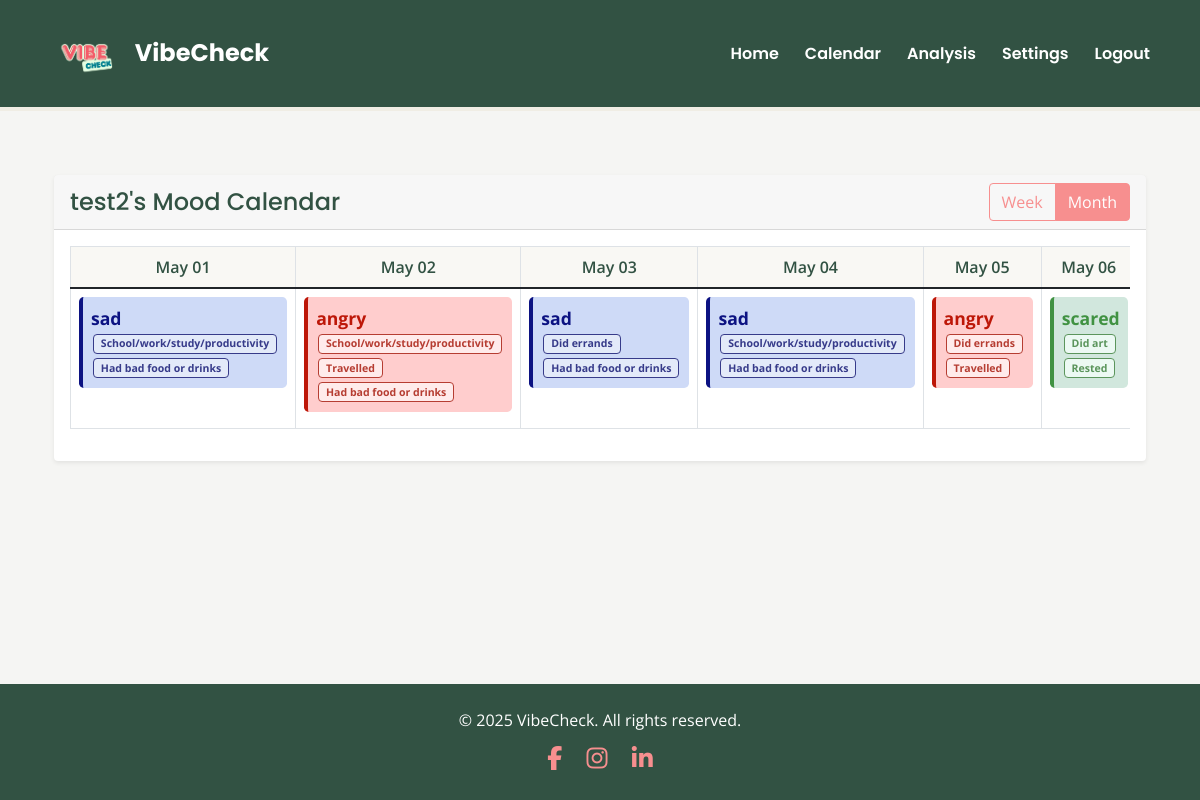
/calendar/test2 (signed in), run on the app's committed database.
### app/models.py (models this page shows, shortened)
class User(UserMixin, db.Model):
    username = db.Column(db.String(30), primary_key=True)
    password = db.Column(db.String(100))
    privacy_setting = db.Column(db.String(20), default='friends')  # Can be 'public', 'friends', or 'private'
    moods = db.relationship('Mood', backref='user', lazy=True)
    friends = db.relationship(
        'User',
        secondary='friendships',
        primaryjoin=username==Friendship.user_id,
        secondaryjoin=username==Friendship.friend_id,
        backref='friend_of'
    )

class Mood(db.Model):
    id = db.Column(db.Integer, primary_key=True)
    mood = db.Column(db.String(50), nullable=False)
    reasons = db.Column(db.String(500), nullable=True)  # JSON string of selected reasons
    timestamp = db.Column(db.DateTime, nullable=False)
    user_id = db.Column(db.String(30), db.ForeignKey('user.username'), nullable=False)
    def get_reasons(self):
        return json.loads(self.reasons) if self.reasons else []
    @staticmethod
    def get_moods_for_date_range(user_id, start_date, end_date):
        moods = Mood.query.filter(
            Mood.user_id == user_id,
            Mood.timestamp >= start_date,
            Mood.timestamp <= end_date
        ).order_by(Mood.timestamp).all()
        mood_dict = {}
        for mood in moods:
            date_str = mood.timestamp.strftime('%Y-%m-%d')
            mood_dict[date_str] = mood
        return mood_dict

### app/main.py (the view, shortened to what this page needs)
@bp.route('/calendar/<user_id>')
@login_required
def calendar_view(user_id):
    user = User.query.get_or_404(user_id)
    today = datetime.now().date()
    week_start = today - timedelta(days=today.weekday())
    week_end = week_start + timedelta(days=6, hours=23, minutes=59, seconds=59)
    month_start = today.replace(day=1)
    if today.month == 12:
        month_end = today.replace(year=today.year + 1, month=1, day=1) - timedelta(days=1)
    else:
        month_end = today.replace(month=today.month + 1, day=1) - timedelta(days=1)
    week_dates = [week_start + timedelta(days=i) for i in range(7)]
    month_dates = []
    current_date = month_start
    while current_date <= month_end:
        month_dates.append(current_date)
        current_date += timedelta(days=1)
    week_moods = Mood.get_moods_for_date_range(user_id, week_start, week_end)
    month_moods = Mood.get_moods_for_date_range(user_id, month_start, month_end)
    return render_template('calendar.html',
                         user=user,
                         week_dates=week_dates,
                         month_dates=month_dates,
                         week_moods=week_moods,
                         month_moods=month_moods)

### app/__init__.py (called while the page is built)
def create_app(config_class=Config):
    app = Flask(__name__)
    app.config.from_object(config_class)
    if csrf_available:
        csrf = CSRFProtect(app)  # moved here to use app context directly
    db.init_app(app)
    login_manager.init_app(app)
    from app.auth import bp as auth_bp
    app.register_blueprint(auth_bp)
    from app.main import bp as main_bp
    app.register_blueprint(main_bp)
    os.makedirs(os.path.join(os.path.dirname(os.path.dirname(__file__)), 'instance'), exist_ok=True)
    from app.models import User, Mood, Friendship
    @login_manager.user_loader
    def load_user(id):
        return User.query.get(str(id))
    return app

### app/templates/calendar.html (shortened to what this page needs)
{% extends "base.html" %}
{% block head %}
<link rel="stylesheet" href="{{ url_for('static', filename='css/calendar.css') }}">
{% endblock %}
{% block content %}
<div class="container mt-4">
    <div class="row">
        <div class="col-12">
            <div class="card border-0 shadow-sm rounded-4 bg-light-subtle">
                <div class="card-header d-flex justify-content-between align-items-center">
                    <h4>{{ user.username }}'s Mood Calendar</h4>
                    <div class="btn-group">
                        <button type="button" class="btn btn-outline-theme" id="weekView">Week</button>
                        <button type="button" class="btn btn-outline-theme active" id="monthView">Month</button>
                    </div>
                </div>
                <div class="card-body">
                    <div id="monthCalendar">
                        <div class="table-responsive">
                            <table class="table table-bordered">
                                <thead>
                                    <tr>
                                        {% for day in month_dates %}
                                        <th>{{ day.strftime('%b %d') }}</th>
                                        {% endfor %}
                                    </tr>
                                </thead>
                                <tbody>
                                    <tr>
                                        {% for day in month_dates %}
                                        <td class="mood-cell" data-date="{{ day.strftime('%Y-%m-%d') }}">
                                            {% set mood = month_moods.get(day.strftime('%Y-%m-%d')) %}
                                            {% if mood %}
                                            <div class="mood-indicator bg-{{ mood.mood }}-subtle rounded-3 p-2 fw-bold">
                                                {{ mood.mood }}
                                                <div class="reasons-list">
                                                    {% for reason in mood.get_reasons() %}
                                                    <span class="reason-{{ mood.mood }} badge">{{ reason }}</span>
                                                    {% endfor %}
                                                </div>
                                            </div>
                                            {% else %}
                                            <div class="text-muted fst-italic">No mood recorded</div>
                                            {% endif %}
                                        </td>
                                        {% endfor %}
                                    </tr>
                                </tbody>
                            </table>
                        </div>
                    </div>
                </div>
            </div>
        </div>
    </div>
</div>
{% endblock %}

### app/static/css/base.css (style rules this page uses)
body { background-color: #F5F5F3; font-family: 'Open Sans', sans-serif; }
.mood-indicator { padding: 0.25rem 0.5rem; border-radius: 0.25rem; font-size: 0.875rem; }

### app/static/css/calendar.css (style rules this page uses)
.mood-cell { height: 100px; padding: 8px; vertical-align: top; background-color: #fff; transition: background-color 0.2s ease-in-out; }
.mood-indicator { font-size: 1.1em; padding: 4px 8px; border-radius: 4px; margin-bottom: 8px; background-color: #f9f8f4; font-family: 'Open Sans', sans-serif; }
.reasons-list { font-size: 0.8em; }
.reasons-list .badge { margin: 2px; display: inline-block; }
.card-header h4 { font-family: 'Poppins', sans-serif; color: #325243; margin: 0; }
.btn-outline-theme { color: #F78F8F; border-color: #F78F8F; background-color: transparent; transition: all 0.2s ease-in-out; }
.btn-outline-theme:hover, .btn-outline-theme.active, .btn-outline-theme:focus { background-color: #F78F8F; color: white; border-color: #F78F8F; }
.table thead th { background-color: #f9f8f4; color: #325243; text-align: center; font-weight: 600; }
.bg-sad-subtle { background-color: #cedaf7; color: #0c1282; border-left: 4px solid #0c1282; }
.reason-sad { background-color: #e3eaf9; color: #373b8a; border: 1px solid #373b8a; }
.bg-angry-subtle { background-color: #ffcdcd; color: #bd1708; border-left: 4px solid #bd1708; }
.reason-angry { background-color: #ffebeb; color: #b63d32; border: 1px solid #b63d32; }
.bg-scared-subtle { background-color: #d1e7dd; color: #409242; border-left: 4px solid #409242; }
.reason-scared { background-color: #ecf9f3; color: #5b955c; border: 1px solid #5b955c; }

### data on the page
User: username "test2"
Mood: mood "sad"
Mood: mood "angry"
Mood: mood "sad"
Mood: mood "sad"
Mood: mood "angry"
Mood: mood "scared"

### other printed values
{{ day.strftime('%b %d') }} "May 01" "May 02" "May 03" "May 04" "May 05" "May 06"
{{ reason }} "School/work/study/productivity" "Had bad food or drinks" "School/work/study/productivity" "Travelled" "Had bad food or drinks" "Did errands" "Had bad food or drinks" "School/work/study/productivity" "Had bad food or drinks" "Did errands" "Travelled" "Did art" "Rested"
